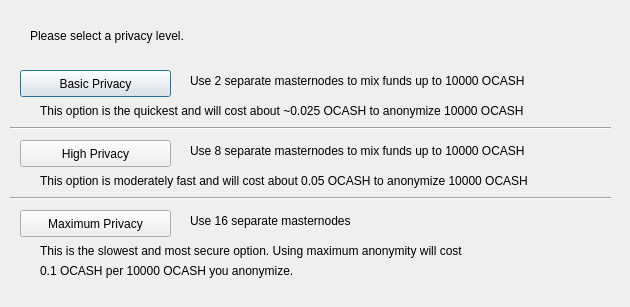
<?xml version="1.0" encoding="UTF-8"?>
<ui version="4.0">
 <class>ObfuscationConfig</class>
 <widget class="QDialog" name="ObfuscationConfig">
  <property name="geometry">
   <rect>
    <x>0</x>
    <y>0</y>
    <width>630</width>
    <height>307</height>
   </rect>
  </property>
  <property name="windowTitle">
   <string>Configure Obfuscation</string>
  </property>
  <widget class="QPushButton" name="buttonBasic">
   <property name="geometry">
    <rect>
     <x>20</x>
     <y>70</y>
     <width>151</width>
     <height>27</height>
    </rect>
   </property>
   <property name="text">
    <string>Basic Privacy</string>
   </property>
  </widget>
  <widget class="QPushButton" name="buttonHigh">
   <property name="geometry">
    <rect>
     <x>20</x>
     <y>140</y>
     <width>151</width>
     <height>27</height>
    </rect>
   </property>
   <property name="text">
    <string>High Privacy</string>
   </property>
  </widget>
  <widget class="QPushButton" name="buttonMax">
   <property name="geometry">
    <rect>
     <x>20</x>
     <y>210</y>
     <width>151</width>
     <height>27</height>
    </rect>
   </property>
   <property name="text">
    <string>Maximum Privacy</string>
   </property>
  </widget>
  <widget class="QLabel" name="label">
   <property name="geometry">
    <rect>
     <x>30</x>
     <y>20</y>
     <width>571</width>
     <height>31</height>
    </rect>
   </property>
   <property name="text">
    <string>Please select a privacy level.</string>
   </property>
  </widget>
  <widget class="QLabel" name="label_2">
   <property name="geometry">
    <rect>
     <x>190</x>
     <y>70</y>
     <width>421</width>
     <height>21</height>
    </rect>
   </property>
   <property name="text">
    <string>Use 2 separate masternodes to mix funds up to 10000 OCASH</string>
   </property>
  </widget>
  <widget class="QLabel" name="label_3">
   <property name="geometry">
    <rect>
     <x>190</x>
     <y>140</y>
     <width>411</width>
     <height>21</height>
    </rect>
   </property>
   <property name="text">
    <string>Use 8 separate masternodes to mix funds up to 10000 OCASH</string>
   </property>
  </widget>
  <widget class="QLabel" name="label_4">
   <property name="geometry">
    <rect>
     <x>190</x>
     <y>210</y>
     <width>421</width>
     <height>21</height>
    </rect>
   </property>
   <property name="text">
    <string>Use 16 separate masternodes</string>
   </property>
  </widget>
  <widget class="QLabel" name="label_6">
   <property name="geometry">
    <rect>
     <x>40</x>
     <y>100</y>
     <width>561</width>
     <height>21</height>
    </rect>
   </property>
   <property name="text">
    <string>This option is the quickest and will cost about ~0.025 OCASH to anonymize 10000 OCASH</string>
   </property>
  </widget>
  <widget class="QLabel" name="label_7">
   <property name="geometry">
    <rect>
     <x>40</x>
     <y>170</y>
     <width>561</width>
     <height>21</height>
    </rect>
   </property>
   <property name="text">
    <string>This option is moderately fast and will cost about 0.05 OCASH to anonymize 10000 OCASH</string>
   </property>
  </widget>
  <widget class="QLabel" name="label_8">
   <property name="geometry">
    <rect>
     <x>40</x>
     <y>240</y>
     <width>561</width>
     <height>21</height>
    </rect>
   </property>
   <property name="text">
    <string>This is the slowest and most secure option. Using maximum anonymity will cost</string>
   </property>
  </widget>
  <widget class="QLabel" name="label_9">
   <property name="geometry">
    <rect>
     <x>40</x>
     <y>260</y>
     <width>561</width>
     <height>21</height>
    </rect>
   </property>
   <property name="text">
    <string>0.1 OCASH per 10000 OCASH you anonymize.</string>
   </property>
  </widget>
  <widget class="Line" name="line">
   <property name="geometry">
    <rect>
     <x>10</x>
     <y>120</y>
     <width>601</width>
     <height>16</height>
    </rect>
   </property>
   <property name="orientation">
    <enum>Qt::Horizontal</enum>
   </property>
  </widget>
  <widget class="Line" name="line_2">
   <property name="geometry">
    <rect>
     <x>10</x>
     <y>190</y>
     <width>601</width>
     <height>16</height>
    </rect>
   </property>
   <property name="orientation">
    <enum>Qt::Horizontal</enum>
   </property>
  </widget>
 </widget>
 <resources/>
 <connections/>
</ui>
